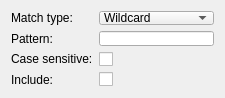
<?xml version="1.0" encoding="UTF-8"?>
<ui version="4.0">
 <class>StringPattern</class>
 <widget class="QWidget" name="StringPattern">
  <property name="geometry">
   <rect>
    <x>0</x>
    <y>0</y>
    <width>225</width>
    <height>98</height>
   </rect>
  </property>
  <property name="minimumSize">
   <size>
    <width>151</width>
    <height>83</height>
   </size>
  </property>
  <property name="windowTitle">
   <string>Filter</string>
  </property>
  <layout class="QFormLayout" name="formLayout">
   <item row="0" column="0">
    <widget class="QLabel" name="label">
     <property name="text">
      <string>Match type:</string>
     </property>
    </widget>
   </item>
   <item row="1" column="0">
    <widget class="QLabel" name="label_2">
     <property name="text">
      <string>Pattern:</string>
     </property>
    </widget>
   </item>
   <item row="3" column="1">
    <widget class="QCheckBox" name="inclusiveCheckBox">
     <property name="text">
      <string/>
     </property>
    </widget>
   </item>
   <item row="3" column="0">
    <widget class="QLabel" name="label_3">
     <property name="text">
      <string>Include:</string>
     </property>
    </widget>
   </item>
   <item row="1" column="1">
    <widget class="QLineEdit" name="patternLineEdit"/>
   </item>
   <item row="0" column="1">
    <widget class="QComboBox" name="matchTypeCombo">
     <item>
      <property name="text">
       <string>Wildcard</string>
      </property>
     </item>
     <item>
      <property name="text">
       <string>Regular Expression</string>
      </property>
     </item>
     <item>
      <property name="text">
       <string>Greedy Regular Expression</string>
      </property>
     </item>
     <item>
      <property name="text">
       <string>Unix Wildcard</string>
      </property>
     </item>
     <item>
      <property name="text">
       <string>W3C XML Syntax</string>
      </property>
     </item>
    </widget>
   </item>
   <item row="2" column="0">
    <widget class="QLabel" name="label_4">
     <property name="text">
      <string>Case sensitive:</string>
     </property>
    </widget>
   </item>
   <item row="2" column="1">
    <widget class="QCheckBox" name="casesensitiveCheckBox">
     <property name="text">
      <string/>
     </property>
    </widget>
   </item>
  </layout>
 </widget>
 <resources/>
 <connections/>
</ui>
